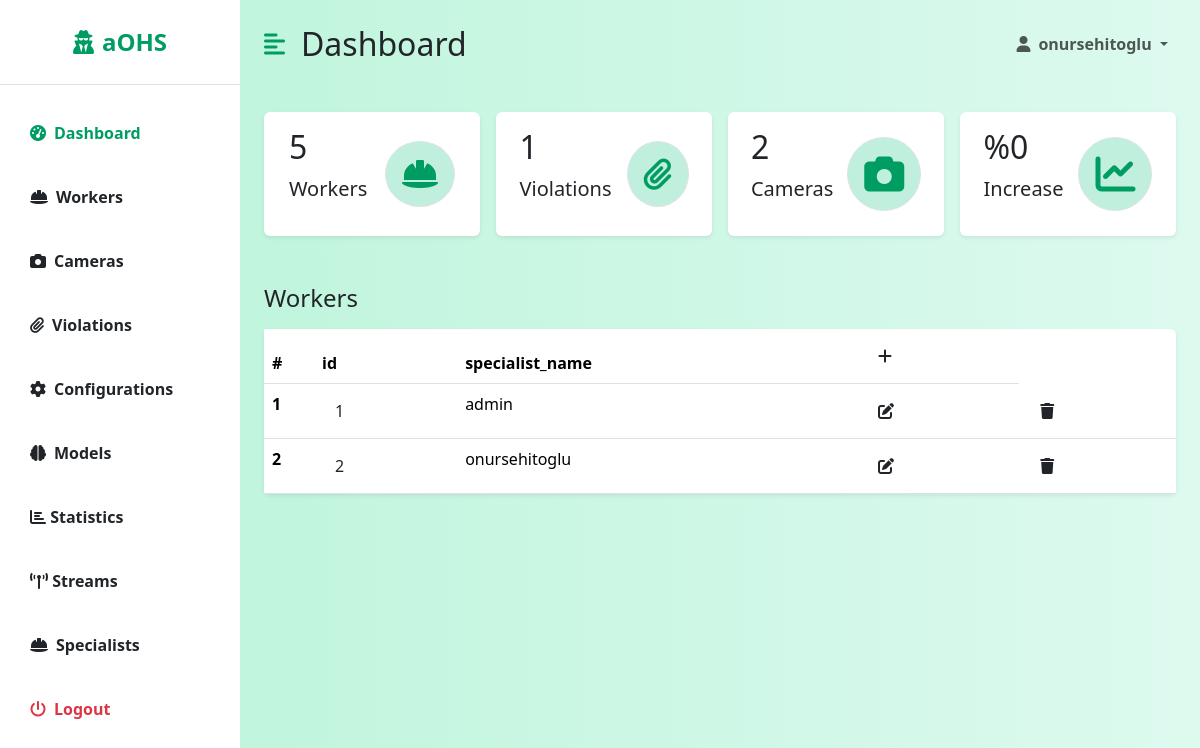
/dashboard/specialists/ (signed in), run on the app's committed database.
### backend/models.py (models this page shows, shortened)
class Profile(models.Model):
    user = models.OneToOneField(User, on_delete=models.CASCADE)
    profile_picture = models.ImageField(default='default.jpg', upload_to='profile_pics')
    ADMIN = 'AD'
    SPECIALIST = 'SP'
    ROLE = [
        (ADMIN, 'Admin'),
        (SPECIALIST, 'Specialist'),
    ]
    role = models.CharField(max_length=2, choices=ROLE, default=SPECIALIST)

### dashboard/views/specialist_views.py (the view)
# urls.py: path('specialists/', SpecialistView.as_view()),
class SpecialistView(LoginRequiredMixin, View, GetCountsMixin):
    login_url = '/login/'
    redirect_field_name = 'redirect_to'
    def get(self, request):
        headers = ['id', 'specialist_name']
        specialists = Profile.objects.filter(role='SP')
        return render(request, 'dashboard/list-specialist.html',
                      {'headers': headers, 'data': specialists, 'counts': super().get_counts()})

### dashboard/views/mixins.py (called while the page is built)
    def get_counts(self):
        violations_in_this_week = Violation.objects.filter(valid=True, created__gte=datetime.now() - timedelta(days=7))
        violations_in_last_week = Violation.objects.filter(valid=True, created__gte=datetime.now() - timedelta(days=14),
                                                           created__lte=datetime.now() - timedelta(7))
        if len(violations_in_last_week) == 0:
            increase = 0
        else:
            increase = len(violations_in_this_week) - len(violations_in_last_week) / len(violations_in_last_week)
        counts = {
            'workers': Worker.objects.filter(active=True).count(),
            'violations': Violation.objects.filter(valid=True).count(),
            'cameras': Camera.objects.count(),
            'increase': increase,
        }
        return counts

### dashboard/templates/dashboard/list-specialist.html
{% extends 'dashboard/dashboard.html' %}
{% block table %}
    <h3 class="fs-4 mb-3">Workers</h3>
    <table class="table bg-white rounded shadow-sm  table-hover">
        <thead>
        <tr>
            <th scope="col" width="50">#</th>
            {% for header in headers %}
                <th scope="col">{{ header }}</th>
            {% endfor %}
            <th><a class="btn" href="/dashboard/specialists/add/"><i class="fa fa-plus"></i></a></th>
        </tr>
        </thead>
        <tbody>
        {% for datum in data %}
            <tr>
                <th scope="row">{{ forloop.counter }}</th>
                <td><a class="btn" href="/dashboard/specialists/cameras/{{ datum.id }}">{{ datum.id }}</a></td>
                <td>{{ datum.user.username }}</td>
                <th><a class="btn" href="/dashboard/specialists/edit/{{ datum.id }}/"><i class="fa fa-edit"></i></a></th>
                <th><a class="btn" href="/dashboard/specialists/delete/{{ datum.id }}/"><i class="fa fa-trash"></i></a></th>
            </tr>
        {% endfor %}
        </tbody>
    </table>
{% endblock %}

### dashboard/templates/dashboard/dashboard.html (shortened to what this page needs)
{% extends 'base.html' %}
{% block dashboard %}
    <div class="d-flex" id="wrapper">
        <div class="bg-white" id="sidebar-wrapper">
            <div class="sidebar-heading text-center py-4 primary-text fs-4 fw-bold  border-bottom"><i
                    class="fas fa-user-secret me-2"></i>aOHS</div>
            <div class="list-group list-group-flush my-3">
                <a href="/dashboard/" class="list-group-item list-group-item-action bg-transparent second-text active"><i
                        class="fas fa-tachometer-alt me-2"></i>Dashboard</a>
                <a href="/dashboard/workers/" class="list-group-item list-group-item-action bg-transparent second-text fw-bold"><i
                        class="fas fa-hard-hat me-2"></i>Workers</a>
                <a href="/dashboard/cameras/" class="list-group-item list-group-item-action bg-transparent second-text fw-bold"><i
                        class="fas fa-camera me-2"></i>Cameras</a>
                <a href="/dashboard/violations/" class="list-group-item list-group-item-action bg-transparent second-text fw-bold"><i
                        class="fas fa-paperclip me-2"></i>Violations</a>
                <a href="/dashboard/configurations/" class="list-group-item list-group-item-action bg-transparent second-text fw-bold"><i
                        class="fas fa-cog me-2"></i>Configurations</a>
                <a href="/dashboard/models/" class="list-group-item list-group-item-action bg-transparent second-text fw-bold"><i
                        class="fas fa-brain me-2"></i>Models</a>
                <a href="/dashboard/statistics/" class="list-group-item list-group-item-action bg-transparent second-text fw-bold"><i
                        class="fa fa-bar-chart"></i> Statistics</a>
                <a href="/dashboard/streams/" class="list-group-item list-group-item-action bg-transparent second-text fw-bold"><i
                        class="fa fa-broadcast-tower fa-flip"></i> Streams</a>
                <a href="/dashboard/specialists/" class="list-group-item list-group-item-action bg-transparent second-text fw-bold"><i
                        class="fas fa-hard-hat me-2"></i>Specialists</a>
                <a href="/logout" class="list-group-item list-group-item-action bg-transparent text-danger fw-bold"><i
                        class="fas fa-power-off me-2"></i>Logout</a>
            </div>
        </div>
        <div id="page-content-wrapper">
            <nav class="navbar navbar-expand-lg navbar-light bg-transparent py-4 px-4">
                <div class="d-flex align-items-center">
                    <i class="fas fa-align-left primary-text fs-4 me-3" id="menu-toggle"></i>
                    <h2 class="fs-2 m-0">Dashboard</h2>
                </div>
                <div class="collapse navbar-collapse" id="navbarSupportedContent">
                    <ul class="navbar-nav ms-auto mb-2 mb-lg-0">
                        <li class="nav-item dropdown">
                            <a class="nav-link dropdown-toggle second-text fw-bold" href="#" id="navbarDropdown"
                                role="button" data-bs-toggle="dropdown" aria-expanded="false">
                                <i class="fas fa-user me-2"></i>{{ user.username }}
                            </a>
                        </li>
                    </ul>
                </div>
            </nav>
            <div class="container-fluid px-4">
                <div class="row g-3 my-2">
                    <div class="col-md-3">
                        <div class="p-3 bg-white shadow-sm d-flex justify-content-around align-items-center rounded">
                            <div>
                                <h3 class="fs-2">{{ counts.workers }}</h3>
                                <p class="fs-5">Workers</p>
                            </div>
                            <i class="fas fa-hard-hat fs-2 primary-text border rounded-full secondary-bg p-3"></i>
                        </div>
                    </div>
                    <div class="col-md-3">
                        <div class="p-3 bg-white shadow-sm d-flex justify-content-around align-items-center rounded">
                            <div>
                                <h3 class="fs-2">{{ counts.violations }}</h3>
                                <p class="fs-5">Violations</p>
                            </div>
                            <i
                                class="fas fa-paperclip fs-2 primary-text border rounded-full secondary-bg p-3"></i>
                        </div>
                    </div>
                    <div class="col-md-3">
                        <div class="p-3 bg-white shadow-sm d-flex justify-content-around align-items-center rounded">
                            <div>
                                <h3 class="fs-2">{{ counts.cameras }}</h3>
                                <p class="fs-5">Cameras</p>
                            </div>
                            <i class="fas fa-camera  fs-1 primary-text border rounded-full secondary-bg p-3"></i>
                        </div>
                    </div>
                    <div class="col-md-3">
                        <div class="p-3 bg-white shadow-sm d-flex justify-content-around align-items-center rounded">
                            <div>
                                <h3 class="fs-2">%{{ counts.increase }}</h3>
                                <p class="fs-5">Increase</p>
                            </div>
                            <i class="fas fa-chart-line fs-1 primary-text border rounded-full secondary-bg p-3"></i>
                        </div>
                    </div>
                </div>
                <div class="row my-5">
                    <div class="col">
                        {% block table %}
                        {% endblock %}
                    </div>
                </div>
            </div>
        </div>
    </div>
{% endblock %}

### templates/base.html (style rules this page uses)
:root { --main-bg-color: #009d63; --main-text-color: #009d63; --second-text-color: #bbbec5; --second-bg-color: #c1efde; }
.primary-text { color: var(--main-text-color); }
.secondary-bg { background-color: var(--second-bg-color); }
.rounded-full { border-radius: 100%; }
#wrapper { overflow-x: hidden; background-image: linear-gradient( to right, #baf3d7, #c2f5de, #cbf7e4, #d4f8ea, #ddfaef ); }
#sidebar-wrapper { min-height: 100vh; margin-left: -15rem; transition: margin 0.25s ease-out; }
#sidebar-wrapper .sidebar-heading { padding: 0.875rem 1.25rem; font-size: 1.2rem; }
#sidebar-wrapper .list-group { width: 15rem; }
#page-content-wrapper { min-width: 100vw; }
#menu-toggle { cursor: pointer; }
.list-group-item { border: none; padding: 20px 30px; }
.list-group-item.active { background-color: transparent; color: var(--main-text-color); font-weight: bold; border: none; }
@media (min-width: 768px) { #sidebar-wrapper { margin-left: 0; } }
@media (min-width: 768px) { #page-content-wrapper { min-width: 0; width: 100%; } }

### data on the page
Profile: id "1", user.username "admin"
Profile: id "2", user.username "onursehitoglu"

### other printed values
{{ user.username }} "onursehitoglu"
{{ counts.workers }} "5"
{{ counts.violations }} "1"
{{ counts.cameras }} "2"
{{ counts.increase }} "0"
{{ header }} "id" "specialist_name"
